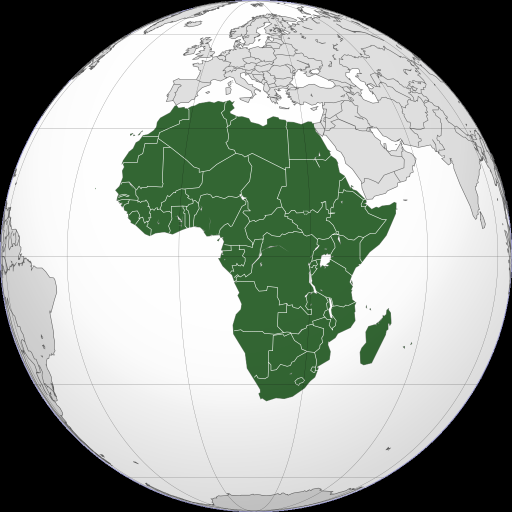
#> input picture images/africa.png, 1024 x 1024 px (shown at 1/2 size); its folder holds only this picture in this run
$ python -i photo_edit.py   (imports and definitions only)   (older library calls are emulated)
#> lines starting #> are read from the running program, lines starting #| are printed output that depends on the picture
#> further down, picture is the input picture: shape (1024, 1024, 3); mean B, G, R 153.9, 161.9, 153.7
import cv2
import numpy as np
import os
from realesrgan import RealESRGAN
from sklearn.cluster import KMeans

# --- Složky ---
input_folder = "fotky"
output_folder = "upravené"
# [1 line not run here, left out]

# --- Inicializace Real-ESRGAN ---
device = 'cuda'  # nebo 'cpu'
# [1 line that did not run here, left out]
# [1 line not run here, left out]

# --- Funkce pro odhad typu scény podle dominantní barvy ---
def detect_scene(image):
    # Zmenšení fotky pro rychlejší výpočet
    img_small = cv2.resize(image, (100, 100))
    img_rgb = cv2.cvtColor(img_small, cv2.COLOR_BGR2RGB)
    pixels = img_rgb.reshape(-1, 3)

    # KMeans pro dominantní barvu
    kmeans = KMeans(n_clusters=3, random_state=42).fit(pixels)
    colors = kmeans.cluster_centers_

    # jednoduché pravidlo podle dominantní barvy
    avg_color = np.mean(colors, axis=0)
    r, g, b = avg_color

    if b > 150 and g > 150:  # jasné modré a zelené → pláž / moře
        return "beach"
    elif r > 150 and g < 120 and b < 120:  # červené tóny → západ slunce
        return "sunset"
    elif g > 120 and b < 120:  # hodně zelené → hory / příroda
        return "nature"
    else:
        return "indoor"

# --- Automatická úprava fotky podle scény ---
def auto_adjust(image):
    gray = cv2.cvtColor(image, cv2.COLOR_BGR2GRAY)
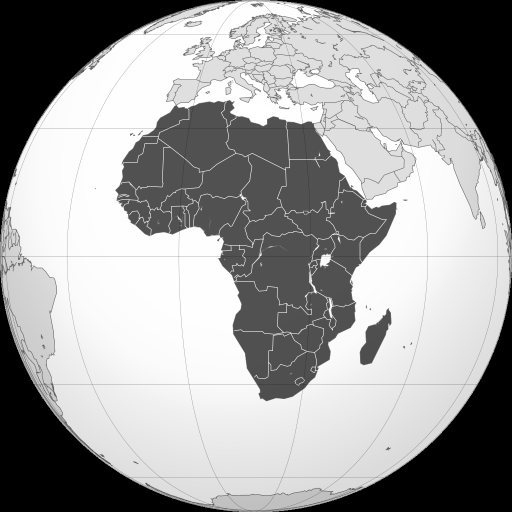
#> gray: shape (1024, 1024) (shown at 1/2 size); min 0, max 255, mean 158.5
    brightness = np.mean(gray)
#> brightness = 158.5

    # --- Redukce šumu pro tmavé fotky ---
    if brightness < 100:
        image = cv2.fastNlMeansDenoisingColored(image, None, h=10, hColor=10, templateWindowSize=7, searchWindowSize=21)

    # --- Úprava kontrastu a jasu ---
    lab = cv2.cvtColor(image, cv2.COLOR_BGR2LAB)
#> lab: shape (1024, 1024, 3); mean of channels 0, 1, 2 162.9, 123.4, 131.7
    l, a, b = cv2.split(lab)
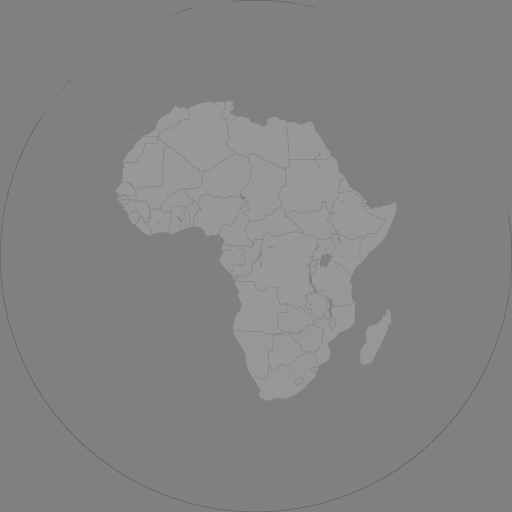
#> b: shape (1024, 1024) (shown at 1/2 size); min 65, max 152, mean 131.7
    clahe = cv2.createCLAHE(clipLimit=2.0, tileGridSize=(8,8))
    l = clahe.apply(l)

    # --- Typ scény ---
    scene = detect_scene(image)
#> in detect_scene, `img_small = cv2.resize(image, (100, 100))`:
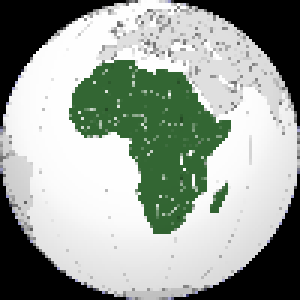
#> img_small: shape (100, 100, 3) (shown 3 times larger); mean B, G, R 154.1, 162.1, 153.9
#> in detect_scene, `colors = kmeans.cluster_centers_`: colors = [[61.88, 105.9, 62.19], [235.2, 235.3, 235.4], [0.0678, 0.0678, 0.0678]]
#> in detect_scene, `avg_color = np.mean(colors, axis=0)`: avg_color = [99.03, 113.8, 99.21]
#> in detect_scene, `r, g, b = avg_color`: r = 99.03; g = 113.8; b = 99.21
#> scene = 'indoor'

    # Nastavení parametrů podle scény
    if scene == "beach":
        l = cv2.convertScaleAbs(l, alpha=1.1, beta=10)
        s_scale = 1.2
    elif scene == "sunset":
        l = cv2.convertScaleAbs(l, alpha=1.2, beta=20)
        s_scale = 1.3
    elif scene == "nature":
        l = cv2.convertScaleAbs(l, alpha=1.1, beta=15)
        s_scale = 1.2
    else:  # indoor
        l = cv2.convertScaleAbs(l, alpha=1.05, beta=10)
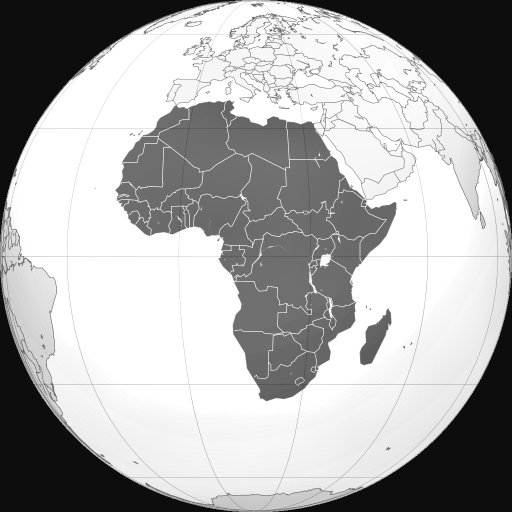
#> l: shape (1024, 1024) (shown at 1/2 size); min 13, max 255, mean 171.4
        s_scale = 1.1

    # Globální úprava jasu pro extrémně tmavé nebo světlé fotky
    if brightness < 80:
        l = cv2.convertScaleAbs(l, alpha=1.2, beta=30)
    elif brightness > 200:
        l = cv2.convertScaleAbs(l, alpha=0.9, beta=-20)

    lab = cv2.merge((l, a, b))
#> lab: shape (1024, 1024, 3); mean of channels 0, 1, 2 171.4, 123.4, 131.7
    adjusted = cv2.cvtColor(lab, cv2.COLOR_LAB2BGR)
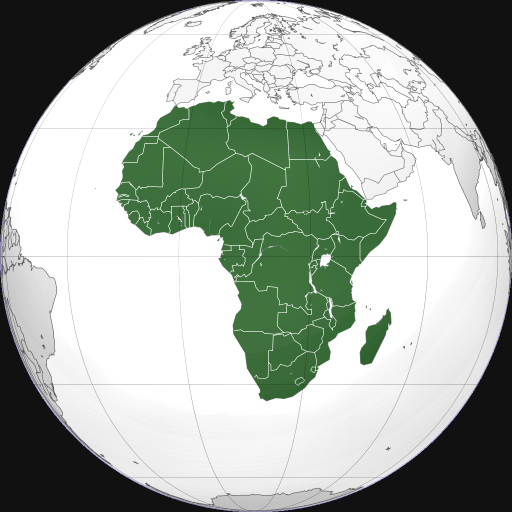
#> adjusted: shape (1024, 1024, 3) (shown at 1/2 size); mean B, G, R 163.6, 171.8, 163.7

    # --- Doostření pokud je rozmazaná ---
    laplacian_var = cv2.Laplacian(cv2.cvtColor(adjusted, cv2.COLOR_BGR2GRAY), cv2.CV_64F).var()
#> laplacian_var = 2257.8
    if laplacian_var < 100:
        kernel = np.array([[0,-1,0], [-1,5,-1], [0,-1,0]])
        adjusted = cv2.filter2D(adjusted, -1, kernel)

    # --- Zvýšení saturace podle scény ---
    hsv = cv2.cvtColor(adjusted, cv2.COLOR_BGR2HSV)
#> hsv: shape (1024, 1024, 3); mean H, S, V 10.7, 19.4, 172
    h, s, v = cv2.split(hsv)
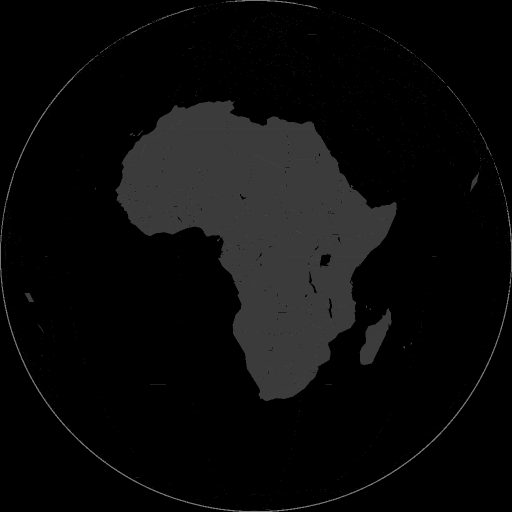
#> h: shape (1024, 1024) (shown at 1/2 size); min 0, max 150, mean 10.7
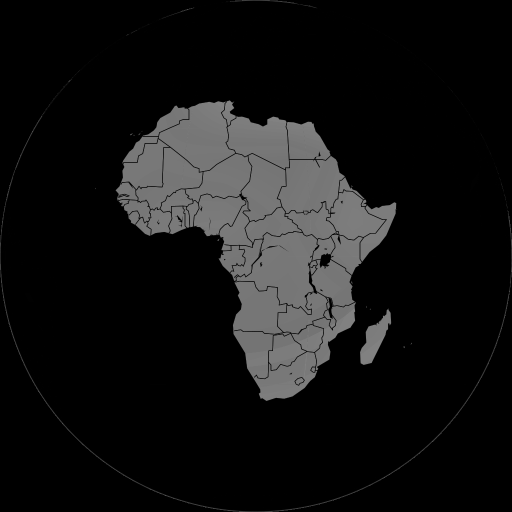
#> s: shape (1024, 1024) (shown at 1/2 size); min 0, max 138, mean 19.4
    s = cv2.multiply(s, s_scale)
    hsv = cv2.merge([h, s, v])
#> hsv: shape (1024, 1024, 3); mean H, S, V 10.7, 21.3, 172
    adjusted = cv2.cvtColor(hsv, cv2.COLOR_HSV2BGR)

    return adjusted

# --- Zpracování všech fotek ---
# [22 lines not run here, left out]

>>> import cv2
>>> picture = cv2.imread('images/africa.png')
>>> result = auto_adjust(picture)

$ run again, on images/antarctica.png
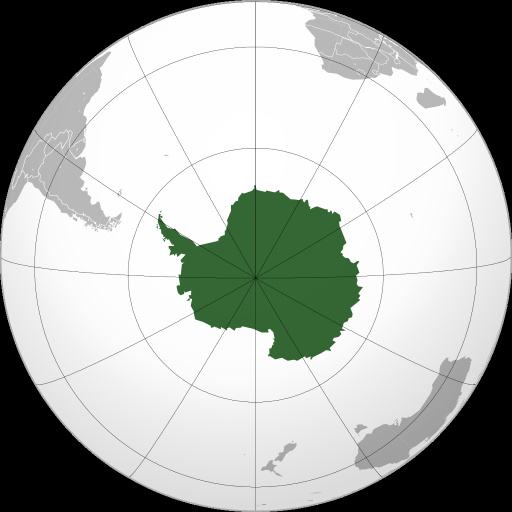
#> input picture images/antarctica.png, 1024 x 1024 px (shown at 1/2 size)
#> picture is the input picture: shape (1024, 1024, 3); mean B, G, R 171, 175.2, 171.1
#> brightness = 173.5
#> in auto_adjust, `l, a, b = cv2.split(lab)`:
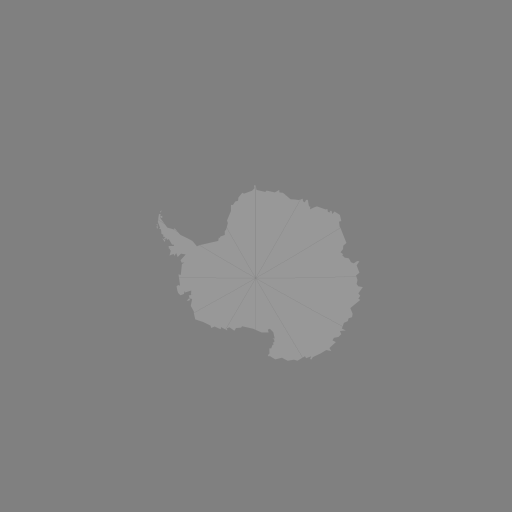
#> b: shape (1024, 1024) (shown at 1/2 size); min 128, max 152, mean 129.9
#> colors = [[245.4, 245.4, 245.4], [14.85, 28.7, 14.58], [174.5, 175.1, 174.5]]
#> avg_color = [144.9, 149.7, 144.8]
#> in detect_scene, `r, g, b = avg_color`: r = 144.9; g = 149.7; b = 144.8
#> scene = 'indoor'
#> laplacian_var = 1717.8
#> in auto_adjust, `h, s, v = cv2.split(hsv)`:
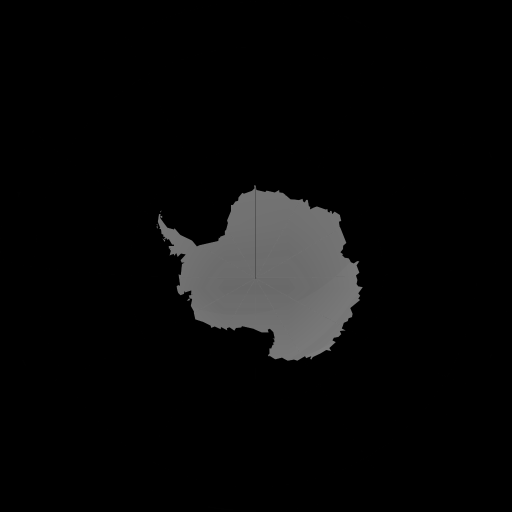
#> s: shape (1024, 1024) (shown at 1/2 size); min 0, max 126, mean 9.2

$ run again, on images/asia.png
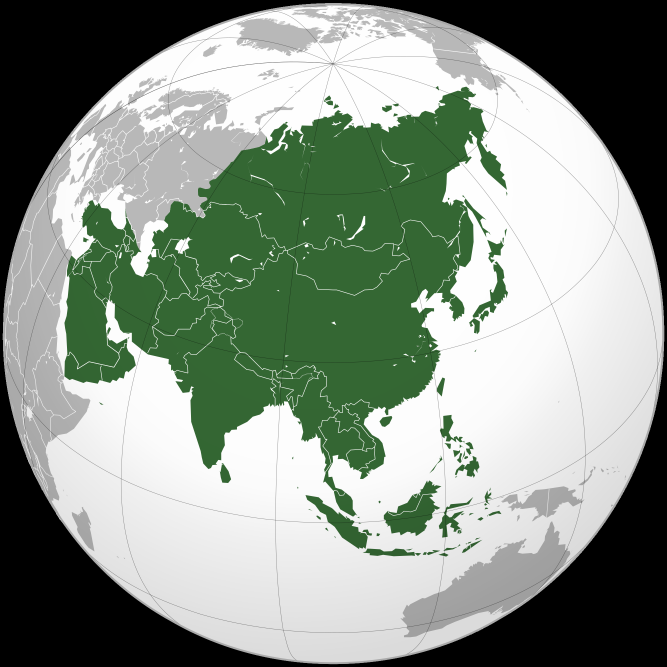
#> input picture images/asia.png, 2000 x 2000 px (shown at 1/3 size)
#> picture is the input picture: shape (2000, 2000, 3); mean B, G, R 137.8, 149.2, 138
#> brightness = 144.6
#> colors = [[54.67, 103.7, 53.71], [229, 229.2, 229], [0.0236, 0.0236, 0.0236]]
#> avg_color = [94.56, 111, 94.24]
#> in detect_scene, `r, g, b = avg_color`: r = 94.56; g = 111; b = 94.24
#> scene = 'indoor'
#> in auto_adjust, `l = cv2.convertScaleAbs(l, alpha=1.05, beta=10)`:
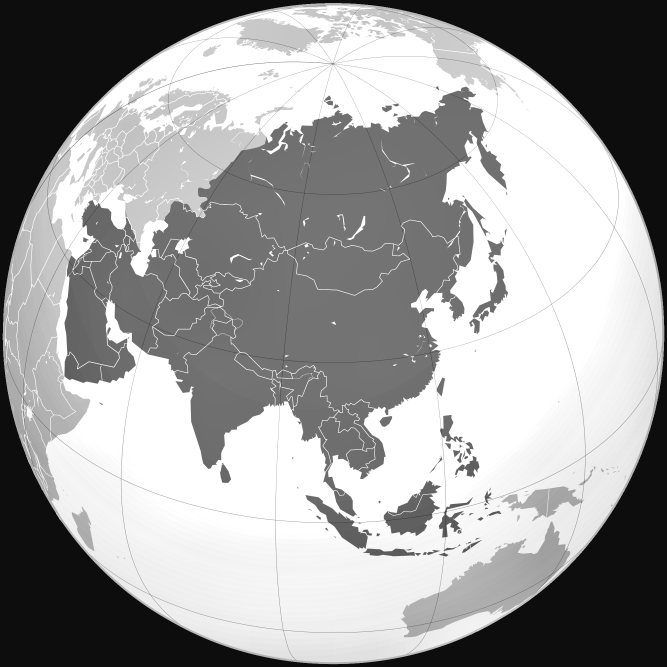
#> l: shape (2000, 2000) (shown at 1/3 size); min 13, max 255, mean 158.4
#> laplacian_var = 911.5
#> in auto_adjust, `h, s, v = cv2.split(hsv)`:
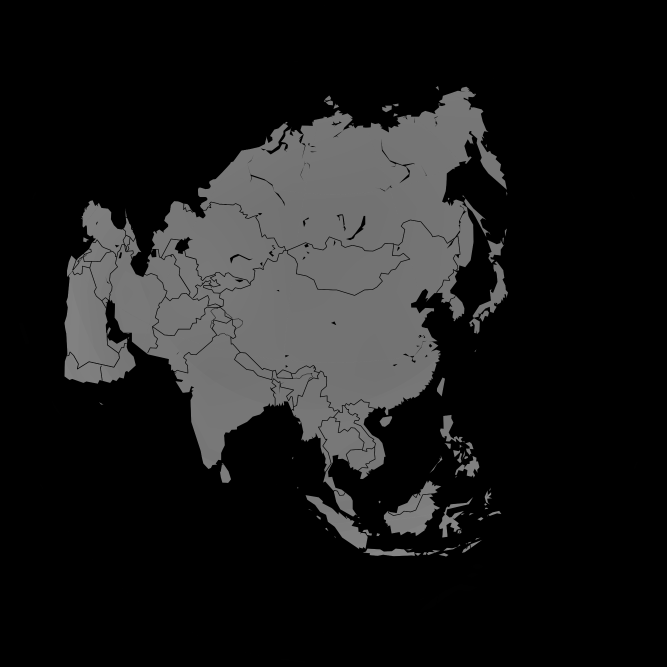
#> s: shape (2000, 2000) (shown at 1/3 size); min 0, max 141, mean 25.9

$ run again, on images/australia_oceania.png
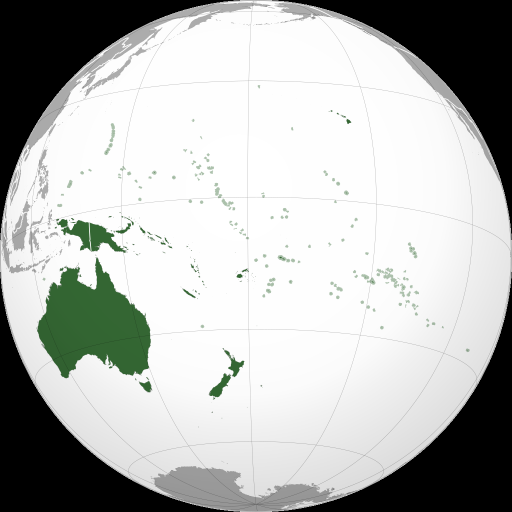
#> input picture images/australia_oceania.png, 1024 x 1024 px (shown at 1/2 size)
#> picture is the input picture: shape (1024, 1024, 3); mean B, G, R 182.5, 184.5, 182.5
#> brightness = 183.7
#> colors = [[246.9, 246.9, 246.9], [8.07, 15.09, 7.93], [165.4, 167.9, 165.4]]
#> avg_color = [140.1, 143.3, 140.1]
#> in detect_scene, `r, g, b = avg_color`: r = 140.1; g = 143.3; b = 140.1
#> scene = 'indoor'
#> laplacian_var = 1060.9
#> in auto_adjust, `h, s, v = cv2.split(hsv)`:
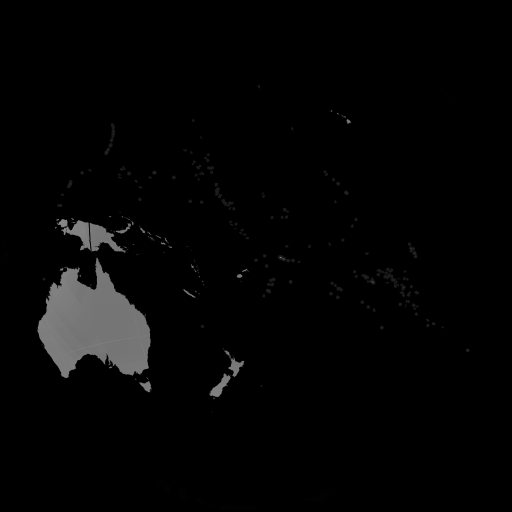
#> s: shape (1024, 1024) (shown at 1/2 size); min 0, max 138, mean 4.6
